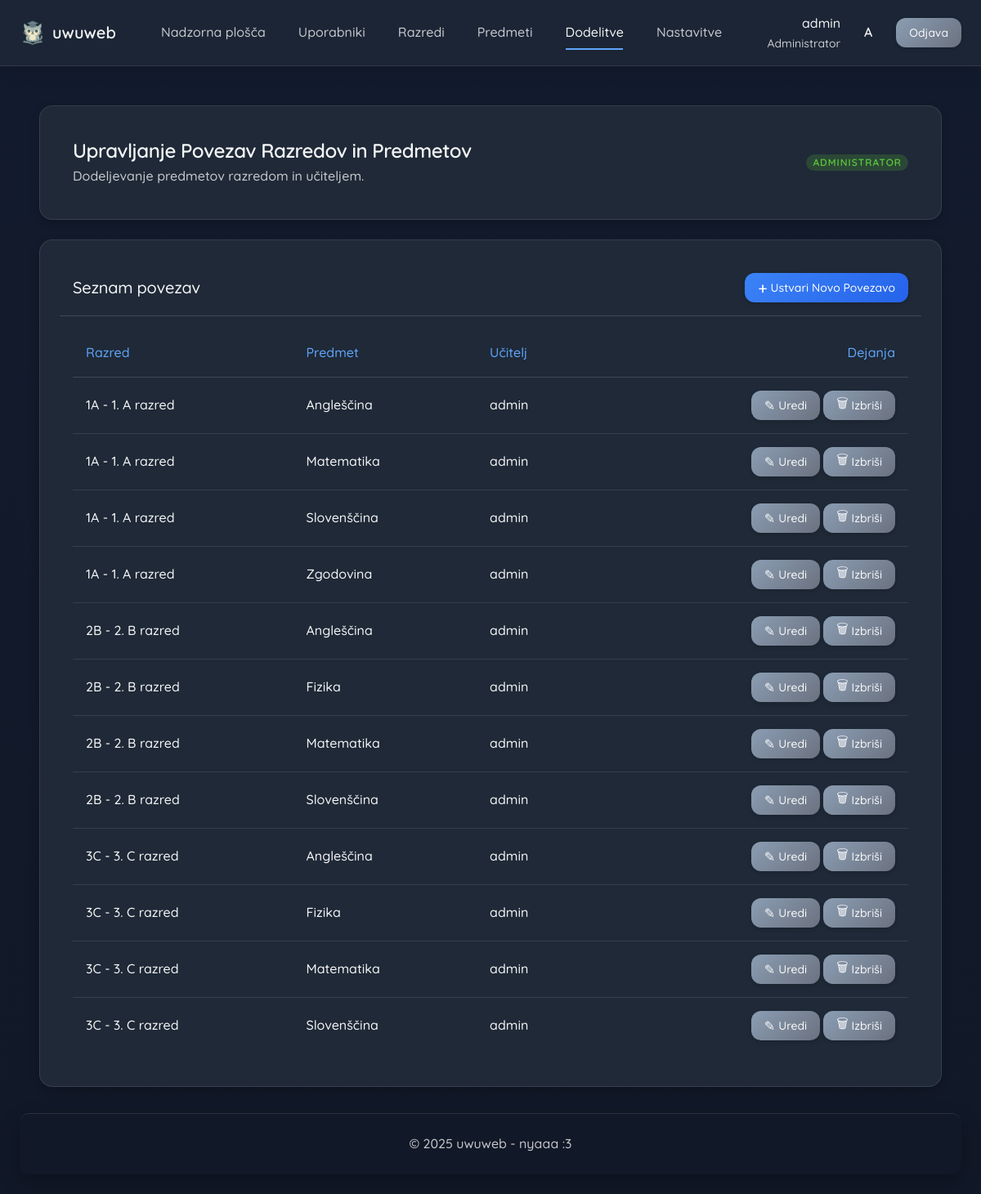
/admin/manage_assignments.php (signed in), run on the app's committed database.
### tables this page shows
CREATE TABLE class_subjects
(
    class_subject_id INT AUTO_INCREMENT PRIMARY KEY,
    class_id   INT NOT NULL,
    subject_id INT NOT NULL,
    teacher_id INT NOT NULL,
    CONSTRAINT class_id UNIQUE (class_id, subject_id),
    CONSTRAINT class_subjects_ibfk_1 FOREIGN KEY (class_id) REFERENCES classes (class_id),
    CONSTRAINT class_subjects_ibfk_2 FOREIGN KEY (subject_id) REFERENCES subjects (subject_id),
    CONSTRAINT class_subjects_ibfk_3 FOREIGN KEY (teacher_id) REFERENCES teachers (teacher_id)
);

CREATE TABLE classes
(
    class_id            INT AUTO_INCREMENT PRIMARY KEY,
    class_code VARCHAR(10) NOT NULL,
    title               VARCHAR(100) NOT NULL,
    homeroom_teacher_id INT          NOT NULL,
    CONSTRAINT class_code UNIQUE (class_code),
    CONSTRAINT classes_ibfk_1 FOREIGN KEY (homeroom_teacher_id) REFERENCES teachers (teacher_id)
);

CREATE TABLE subjects
(
    subject_id INT AUTO_INCREMENT PRIMARY KEY,
    name VARCHAR(100) NOT NULL
);

CREATE TABLE users
(
    user_id   INT AUTO_INCREMENT PRIMARY KEY,
    username  VARCHAR(50)  NOT NULL,
    pass_hash VARCHAR(255) NOT NULL,
    role_id   INT          NOT NULL,
    created_at TIMESTAMP DEFAULT CURRENT_TIMESTAMP,
    CONSTRAINT username UNIQUE (username),
    CONSTRAINT users_ibfk_1 FOREIGN KEY (role_id) REFERENCES roles (role_id)
);

### includes/auth.php (called while the page is built, shortened)
<?php
function isLoggedIn(): bool
{
    return !empty($_SESSION['user_id'] ?? null);
}
function getUserRole(): int|null
{
    return $_SESSION['role_id'] ?? null;
}
function getRoleName(?int $roleId): string
{
    $roleNames = [
        ROLE_ADMIN => 'Administrator',
        ROLE_TEACHER => 'Učitelj',
        ROLE_STUDENT => 'Dijak',
        ROLE_PARENT => 'Starš/Skrbnik'
    ];
    if (isset($roleNames[$roleId])) return $roleNames[$roleId];
}

### admin/admin_functions.php (called while the page is built, shortened)
<?php
require_once __DIR__ . '/../includes/auth.php';
require_once __DIR__ . '/../includes/functions.php';
function getAllClassSubjectAssignments(): array
{
    try {
        $pdo = safeGetDBConnection('getAllClassSubjectAssignments');
        $query = "
            SELECT cs.class_subject_id, c.class_id, c.class_code, c.title as class_title,
                   s.subject_id, s.name as subject_name,
                   t.teacher_id, u.username as teacher_name
            FROM class_subjects cs
            JOIN classes c ON cs.class_id = c.class_id
            JOIN subjects s ON cs.subject_id = s.subject_id
            JOIN teachers t ON cs.teacher_id = t.teacher_id
            JOIN users u ON t.user_id = u.user_id
            ORDER BY c.class_code, s.name
        ";
        return $pdo->query($query)->fetchAll(PDO::FETCH_ASSOC);
    } catch (PDOException $e) {
        logDBError("Napaka pri pridobivanju dodelitev predmetov razredom: " . $e->getMessage());
        return [];
    }
}

### admin/manage_assignments.php (the view, shortened to what this page needs)
<?php
require_once 'admin_functions.php';
require_once '../includes/auth.php';
require_once '../includes/functions.php';
require_once '../includes/header.php';
$classSubjects = getAllClassSubjectAssignments();
?>
<div class="container mt-lg">
    <?php renderHeaderCard(
        'Upravljanje Povezav Razredov in Predmetov',
        'Dodeljevanje predmetov razredom in učiteljem.',
        'admin'
    ); ?>
    <div class="card shadow rounded-lg mb-xl">
        <div class="d-flex justify-between items-center p-md"
             style="border-bottom: 1px solid var(--border-color-medium);">
            <h2 class="text-lg font-medium mt-0 mb-0">Seznam povezav</h2>
            <button class="btn btn-primary btn-sm d-flex items-center gap-xs" data-open-modal="createAssignmentModal">
                <span class="text-lg">+</span> Ustvari Novo Povezavo
            </button>
        </div>
        <div class="card__content p-md">
            <table class="data-table">
                <thead>
                <tr>
                    <th>Razred</th>
                    <th>Predmet</th>
                    <th>Učitelj</th>
                    <th class="text-right">Dejanja</th>
                </tr>
                </thead>
                <tbody>
                <?php if (empty($classSubjects)): ?>
                    <tr>
                        <td colspan="4" class="text-center p-lg">
                            <div class="alert status-info page-transition mb-0" role="status">
                                <div class="alert-icon">ℹ</div>
                                <div class="alert-content">
                                    Ni še ustvarjenih povezav. Uporabite gumb zgoraj za dodajanje.
                                </div>
                            </div>
                        </td>
                    </tr>
                <?php else: ?>
                    <?php foreach ($classSubjects as $assignment): ?>
                        <tr>
                            <td><?= htmlspecialchars($assignment['class_code'] . ' - ' . $assignment['class_title']) ?></td>
                            <td><?= htmlspecialchars($assignment['subject_name']) ?></td>
                            <td><?= htmlspecialchars($assignment['teacher_name'] ?? 'Nedodeljen') ?></td>
                            <td>
                                <div class="d-flex justify-end gap-xs">
                                    <button class="btn btn-secondary btn-sm d-flex items-center gap-xs"
                                            data-open-modal="editAssignmentModal"
                                            data-id="<?= $assignment['class_subject_id'] ?>"
                                            data-class="<?= htmlspecialchars($assignment['class_code'] . ' - ' . $assignment['class_title']) ?>"
                                            data-subject="<?= htmlspecialchars($assignment['subject_name']) ?>"
                                            data-teacher="<?= $assignment['teacher_id'] ?? '' ?>">
                                        <span class="text-md">✎</span> Uredi
                                    </button>
                                    <button class="btn btn-secondary btn-sm d-flex items-center gap-xs"
                                            data-open-modal="deleteAssignmentModal"
                                            data-id="<?= $assignment['class_subject_id'] ?>"
                                            data-info="<?= htmlspecialchars($assignment['class_code'] . ' - ' . $assignment['subject_name']) ?>">
                                        <span class="text-md">🗑</span> Izbriši
                                    </button>
                                </div>
                            </td>
                        </tr>
                    <?php endforeach; ?>
                <?php endif; ?>
                </tbody>
            </table>
        </div>
    </div>
</div>
<?php
include '../includes/footer.php';
?>

### includes/header.php (shortened to what this page needs)
<?php
require_once __DIR__ . '/auth.php';
$currentRole = getUserRole();
$isUserLoggedIn = isLoggedIn();
$roleName = getRoleName($currentRole);
$username = $isUserLoggedIn ? $_SESSION['username'] : '';
$currentPage = basename($_SERVER['PHP_SELF']);
?>
<!DOCTYPE html>
<html lang="sl">
<head>
    <link rel="stylesheet" href="/uwuweb/assets/css/style.css">
</head>
<body>
<header class="navbar">
    <div class="navbar-brand">
        <a href="/uwuweb/dashboard.php" class="navbar-logo" aria-label="Domov">
            <img src="/uwuweb/design/uwuweb-logo.png" alt="">uwuweb
        </a>
    </div>
    <?php if ($isUserLoggedIn): ?>
        <nav class="navbar-menu" id="navMenu">
            <a href="/uwuweb/dashboard.php" class="navbar-link <?= $currentPage === 'dashboard.php' ? 'active' : '' ?>">Nadzorna
                plošča</a>
            <?php if ($currentRole === ROLE_ADMIN): ?>
                <a href="/uwuweb/admin/users.php"
                   class="navbar-link <?= $currentPage === 'users.php' ? 'active' : '' ?>">Uporabniki</a>
                <a href="/uwuweb/admin/manage_classes.php"
                   class="navbar-link <?= $currentPage === 'manage_classes.php' ? 'active' : '' ?>">Razredi</a>
                <a href="/uwuweb/admin/manage_subjects.php"
                   class="navbar-link <?= $currentPage === 'manage_subjects.php' ? 'active' : '' ?>">Predmeti</a>
                <a href="/uwuweb/admin/manage_assignments.php"
                   class="navbar-link <?= $currentPage === 'manage_assignments.php' ? 'active' : '' ?>">Dodelitve</a>
                <a href="/uwuweb/admin/system_settings.php"
                   class="navbar-link <?= $currentPage === 'system_settings.php' ? 'active' : '' ?>">Nastavitve</a>
            <?php endif; ?>
        </nav>
        <div class="navbar-user-info d-none d-lg-flex items-center gap-md">
            <div class="d-flex flex-column text-right">
                <span class="text-primary font-medium"><?= htmlspecialchars($username) ?></span>
                <span class="text-secondary text-sm"><?= htmlspecialchars($roleName) ?></span>
            </div>
            <div class="profile-avatar <?= 'profile-' . strtolower($roleName) ?> d-flex items-center justify-center text-primary font-bold"
                 style="width: 36px; height: 36px; border-radius: 50%; font-size: var(--font-size-md);">
                <?= strtoupper(mb_substr($username, 0, 1)) ?>
            </div>
            <a href="/uwuweb/includes/logout.php" class="btn btn-secondary btn-sm">Odjava</a>
        </div>
    <?php endif; ?>
</header>
<main class="container page-transition py-lg">

### includes/functions.php (shortened to what this page needs)
<?php
require_once __DIR__ . '/auth.php';
function renderHeaderCard(string $title, string $description, string $role): void
{
    $roleClass = strtolower($role);
    $displayRoleText = match ($roleClass) {
        'admin' => 'Administrator',
        'teacher' => 'Profesor',
        'student' => 'Dijak',
        'parent' => 'Starš',
        default => ucfirst($roleClass),
    };
    echo <<<HTML
    <div class="card shadow mb-lg page-transition">
        <div class="card__content p-md d-flex justify-between items-center">
            <div>
                <h1 class="text-xl font-bold mt-0 mb-xs">$title</h1>
                <p class="text-secondary mt-0 mb-0">$description</p>
            </div>
            <div class="role-badge role-$roleClass">$displayRoleText</div>
        </div>
    </div>
HTML;
}

### includes/footer.php (shortened to what this page needs)
<footer class="mt-xl p-lg rounded shadow-lg card__footer">
    <div class="container">
        <p class="text-center text-secondary mb-0">© <?= date('Y') ?> uwuweb - nyaaa :3</p>
    </div>
</footer>

### data on the page
class_subjects: class.title "1A - 1. A razred", subject.name "Angleščina", users.username "admin"
class_subjects: class.title "1A - 1. A razred", subject.name "Matematika", users.username "admin"
class_subjects: class.title "1A - 1. A razred", subject.name "Slovenščina", users.username "admin"
class_subjects: class.title "1A - 1. A razred", subject.name "Zgodovina", users.username "admin"
class_subjects: class.title "2B - 2. B razred", subject.name "Angleščina", users.username "admin"
class_subjects: class.title "2B - 2. B razred", subject.name "Fizika", users.username "admin"
class_subjects: class.title "2B - 2. B razred", subject.name "Matematika", users.username "admin"
class_subjects: class.title "2B - 2. B razred", subject.name "Slovenščina", users.username "admin"
class_subjects: class.title "3C - 3. C razred", subject.name "Angleščina", users.username "admin"
class_subjects: class.title "3C - 3. C razred", subject.name "Fizika", users.username "admin"
class_subjects: class.title "3C - 3. C razred", subject.name "Matematika", users.username "admin"
class_subjects: class.title "3C - 3. C razred", subject.name "Slovenščina", users.username "admin"

### other printed values
$username "admin"
$roleName "Administrator"
mb_substr($username, 0, 1) "A"
$title "Upravljanje Povezav Razredov in Predmetov"
$description "Dodeljevanje predmetov razredom in učiteljem."
$displayRoleText "ADMINISTRATOR"
